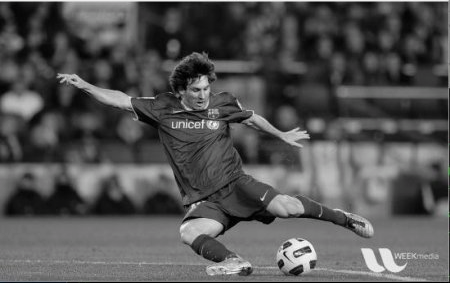
#> input picture messi.png, 450 x 283 px
$ python otsu-binarization.py
#> lines starting #> are read from the running program, lines starting #| are printed output that depends on the picture; after the words box and inside, x2 and y2 are one past the last pixel; in counts of white or black regions, pixels touching at a corner belong together
import cv2
import numpy as np
from matplotlib import pyplot as plt

img = cv2.imread('messi.png',0)
#> img: shape (283, 450); min 0, max 255, mean 83.8

# global thresholding
ret1,th1 = cv2.threshold(img,127,255,cv2.THRESH_BINARY)
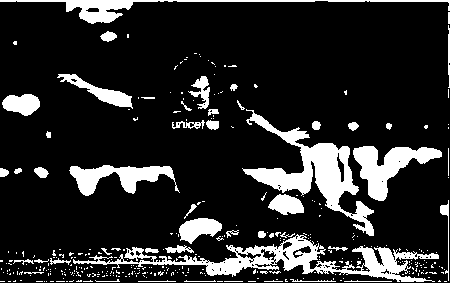
#> th1: shape (283, 450); 15.9% white; 347 white regions (300 under 20 px), largest, box (x1, y1, x2, y2) and area: (73, 234, 439, 282) 4526, (242, 109, 374, 236) 4275, (353, 146, 442, 201) 2089

# Otsu's thresholding
ret2,th2 = cv2.threshold(img,0,255,cv2.THRESH_BINARY+cv2.THRESH_OTSU)
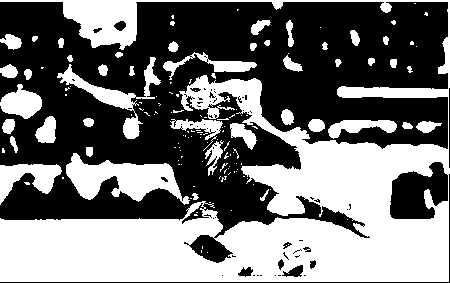
#> th2: shape (283, 450); 45.4% white; 144 white regions (101 under 20 px), largest, box (x1, y1, x2, y2) and area: (0, 0, 450, 282) 44779, (66, 153, 190, 205) 3149, (57, 57, 161, 139) 1645
#> ret2 = 87

# Otsu's thresholding after Gaussian filtering
blur = cv2.GaussianBlur(img,(5,5),0)
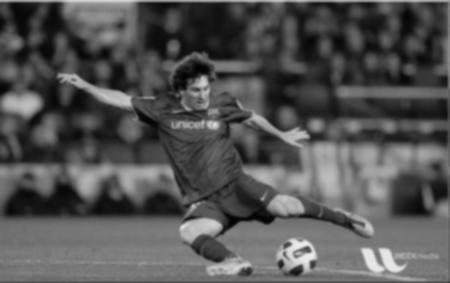
#> blur: shape (283, 450); min 2, max 237, mean 83.9
ret3,th3 = cv2.threshold(blur,0,255,cv2.THRESH_BINARY+cv2.THRESH_OTSU)
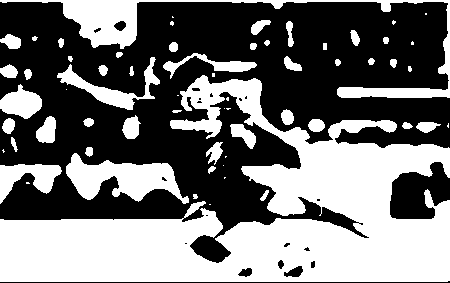
#> th3: shape (283, 450); 45.3% white; 63 white regions (18 under 20 px), largest, box (x1, y1, x2, y2) and area: (0, 75, 450, 282) 41219, (0, 0, 450, 98) 5197, (66, 153, 189, 204) 3173
#> ret3 = 87

# plot all the images and their histograms
images = [img, 0, th1,
          img, 0, th2,
          blur, 0, th3]
titles = ['Original Noisy Image','Histogram','Global Thresholding (v=127)',
          'Original Noisy Image','Histogram',"Otsu's Thresholding",
          'Gaussian filtered Image','Histogram',"Otsu's Thresholding"]

for i in xrange(3):
    plt.subplot(3,3,i*3+1),plt.imshow(images[i*3],'gray')
    plt.title(titles[i*3]), plt.xticks([]), plt.yticks([])
    plt.subplot(3,3,i*3+2),plt.hist(images[i*3].ravel(),256)
    plt.title(titles[i*3+1]), plt.xticks([]), plt.yticks([])
    plt.subplot(3,3,i*3+3),plt.imshow(images[i*3+2],'gray')
    plt.title(titles[i*3+2]), plt.xticks([]), plt.yticks([])
plt.show()
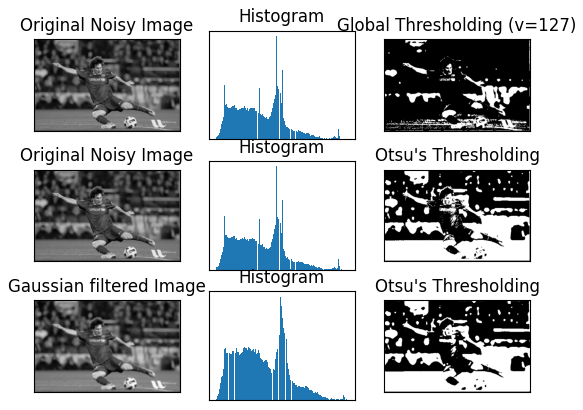
#> figure drawn by matplotlib, 9 panels
'''
Since we are working with bimodal images, Otsu’s algorithm tries to find a threshold value (t) which minimizes the weighted within-class variance given by the relation :

\sigma_w^2(t) = q_1(t)\sigma_1^2(t)+q_2(t)\sigma_2^2(t)

where

q_1(t) = \sum_{i=1}^{t} P(i) \quad \& \quad q_1(t) = \sum_{i=t+1}^{I} P(i)

\mu_1(t) = \sum_{i=1}^{t} \frac{iP(i)}{q_1(t)} \quad \& \quad \mu_2(t) = \sum_{i=t+1}^{I} \frac{iP(i)}{q_2(t)}

\sigma_1^2(t) = \sum_{i=1}^{t} [i-\mu_1(t)]^2 \frac{P(i)}{q_1(t)} \quad \& \quad \sigma_2^2(t) = \sum_{i=t+1}^{I} [i-\mu_1(t)]^2 \frac{P(i)}{q_2(t)}
'''

$ run again, with test-color1.jpg saved as messi.png
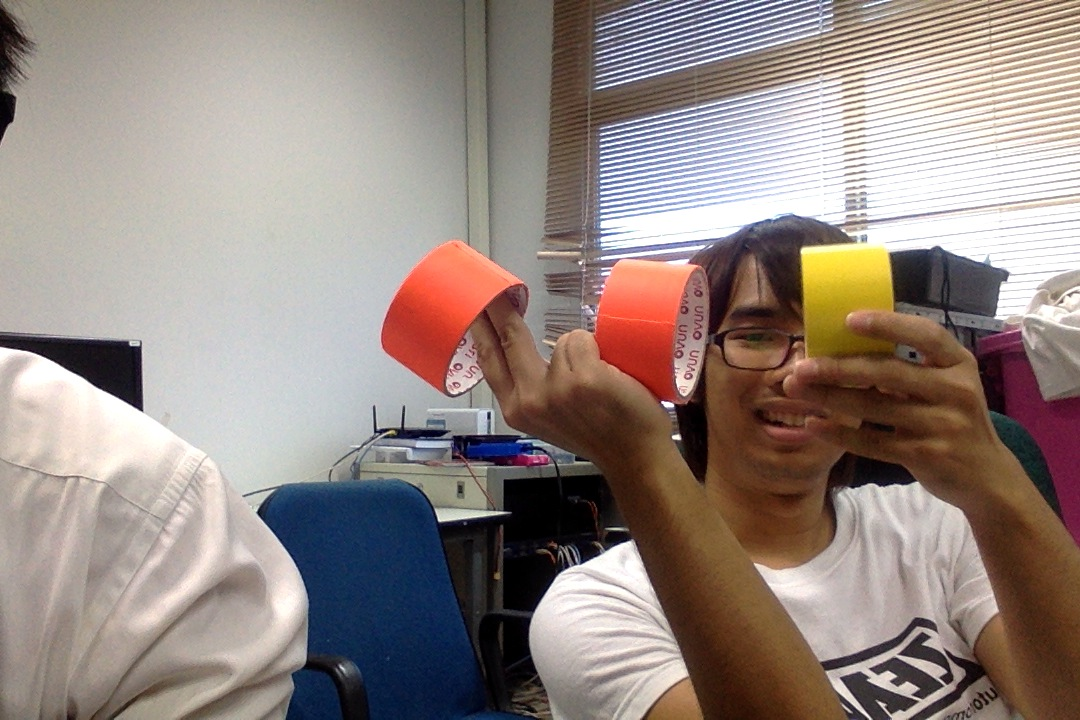
#> input picture test-color1.jpg, 1080 x 720 px
#> `ret1,th1 = cv2.threshold(img,127,255,cv2.THRESH_BINARY)`:
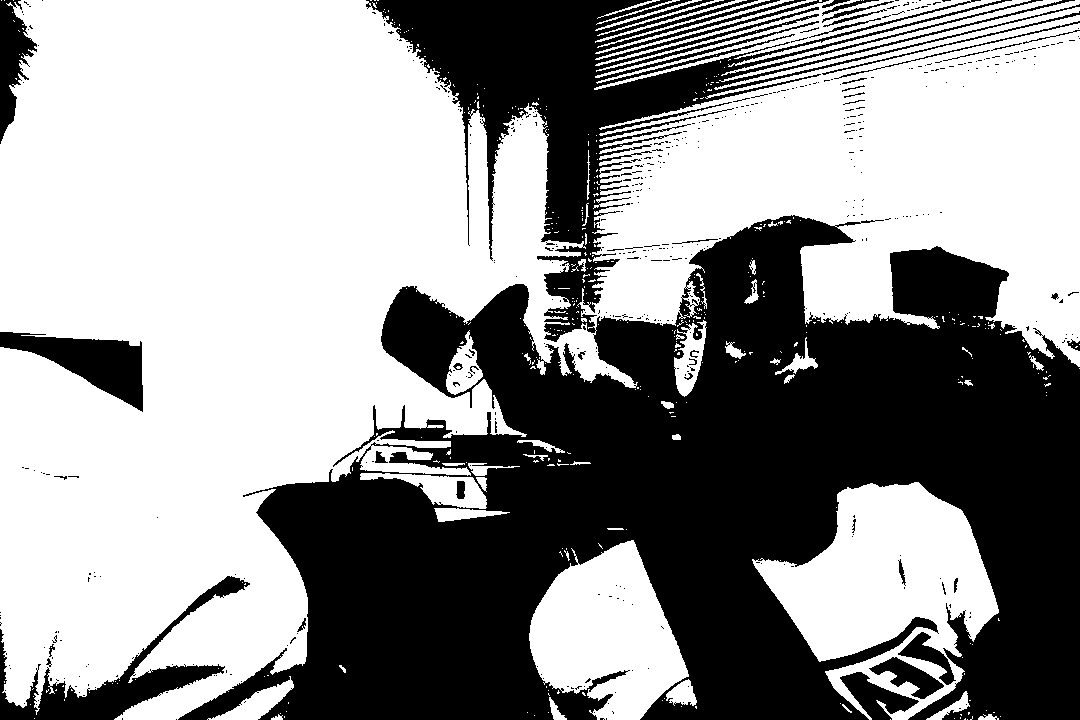
#> th1: shape (720, 1080); 58.5% white; 497 black regions (454 under 20 px), largest, box (x1, y1, x2, y2) and area: (178, 0, 1080, 720) 299679, (0, 576, 250, 720) 7185, (0, 332, 143, 412) 5120
#> th2: shape (720, 1080); 58.2% white; 497 black regions (450 under 20 px), largest, box (x1, y1, x2, y2) and area: (178, 0, 1080, 720) 301411, (0, 576, 250, 720) 7430, (0, 332, 143, 412) 5124
#> ret2 = 128
#> `ret3,th3 = cv2.threshold(blur,0,255,cv2.THRESH_BINARY+cv2.THRESH_OTSU)`:
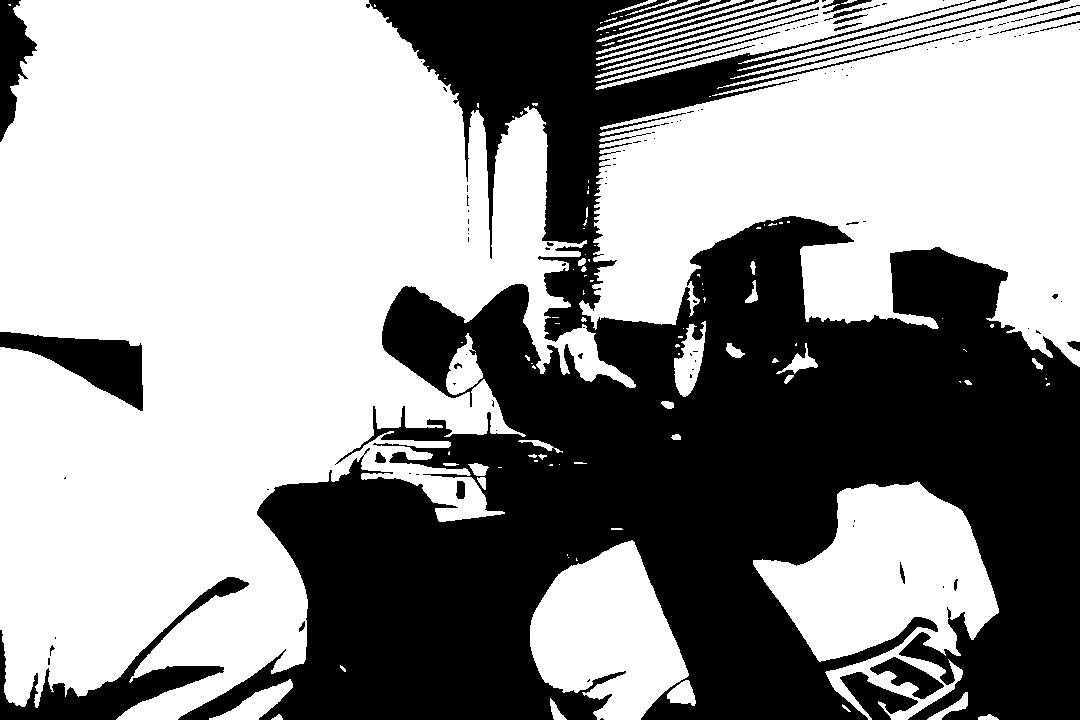
#> th3: shape (720, 1080); 59% white; 118 black regions (94 under 20 px), largest, box (x1, y1, x2, y2) and area: (178, 0, 1080, 720) 298900, (0, 577, 249, 720) 7262, (0, 332, 143, 411) 5109
#> ret3 = 127

$ run again, with test-color3.jpg saved as messi.png
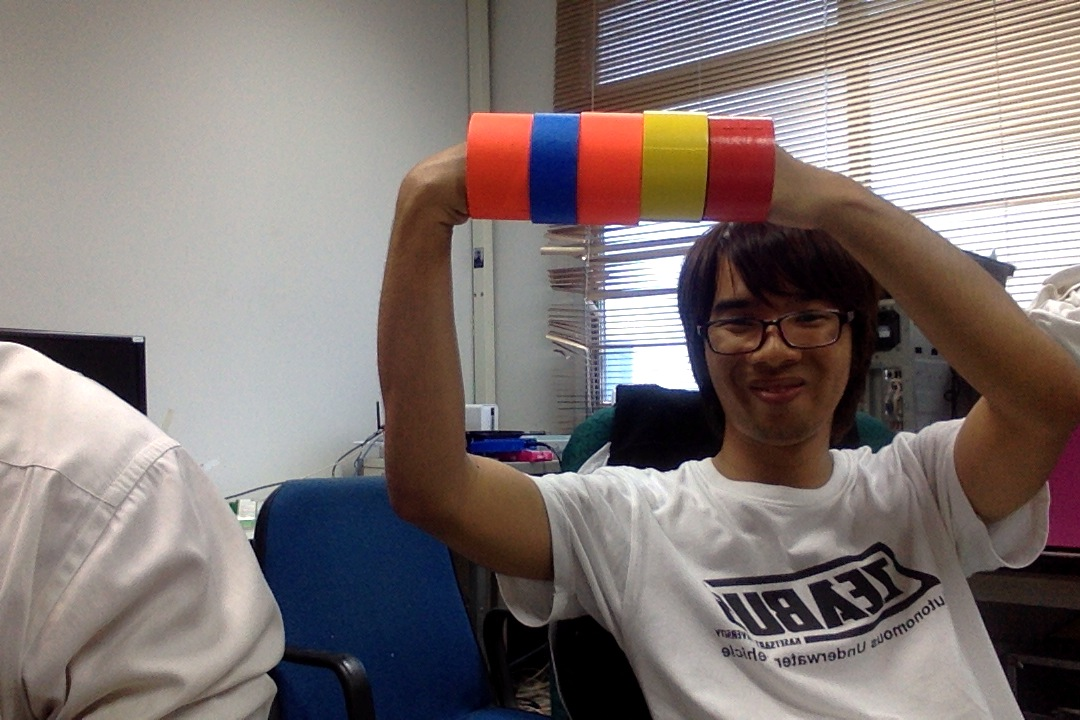
#> input picture test-color3.jpg, 1080 x 720 px
#> `ret1,th1 = cv2.threshold(img,127,255,cv2.THRESH_BINARY)`:
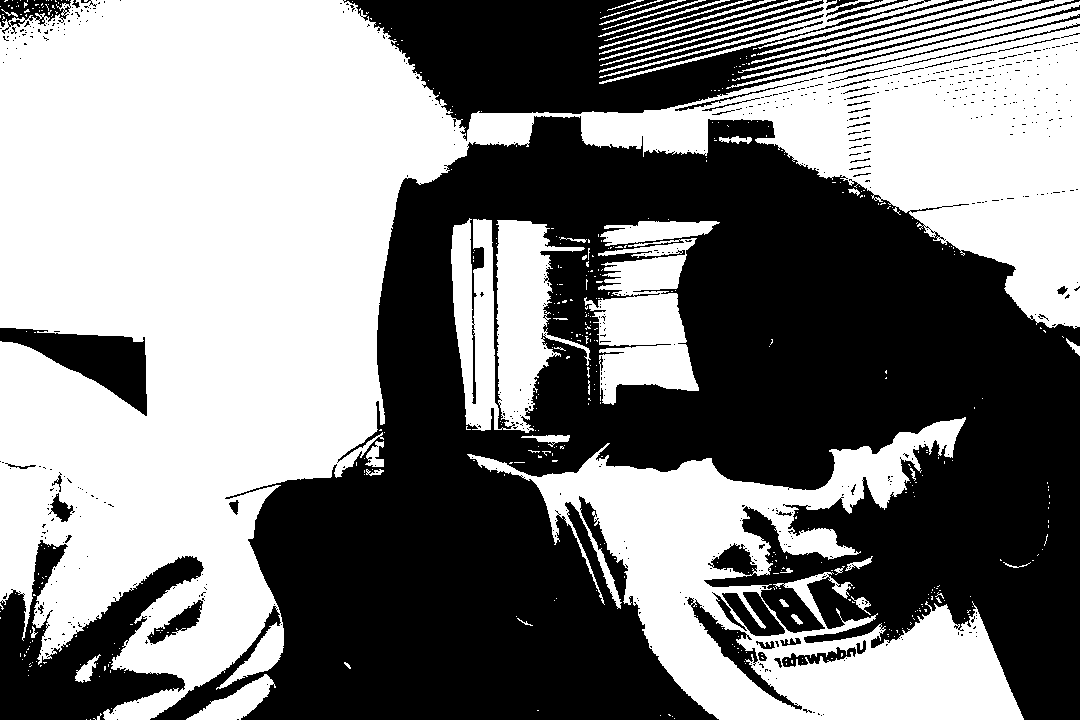
#> th1: shape (720, 1080); 51.3% white; 623 black regions (573 under 20 px), largest, box (x1, y1, x2, y2) and area: (150, 116, 1080, 720) 307111, (343, 0, 1080, 141) 40215, (0, 540, 204, 720) 16070
#> th2: shape (720, 1080); 56.6% white; 576 black regions (518 under 20 px), largest, box (x1, y1, x2, y2) and area: (154, 117, 1080, 720) 279199, (384, 0, 1080, 126) 32607, (0, 559, 200, 720) 9819
#> ret2 = 113
#> `ret3,th3 = cv2.threshold(blur,0,255,cv2.THRESH_BINARY+cv2.THRESH_OTSU)`:
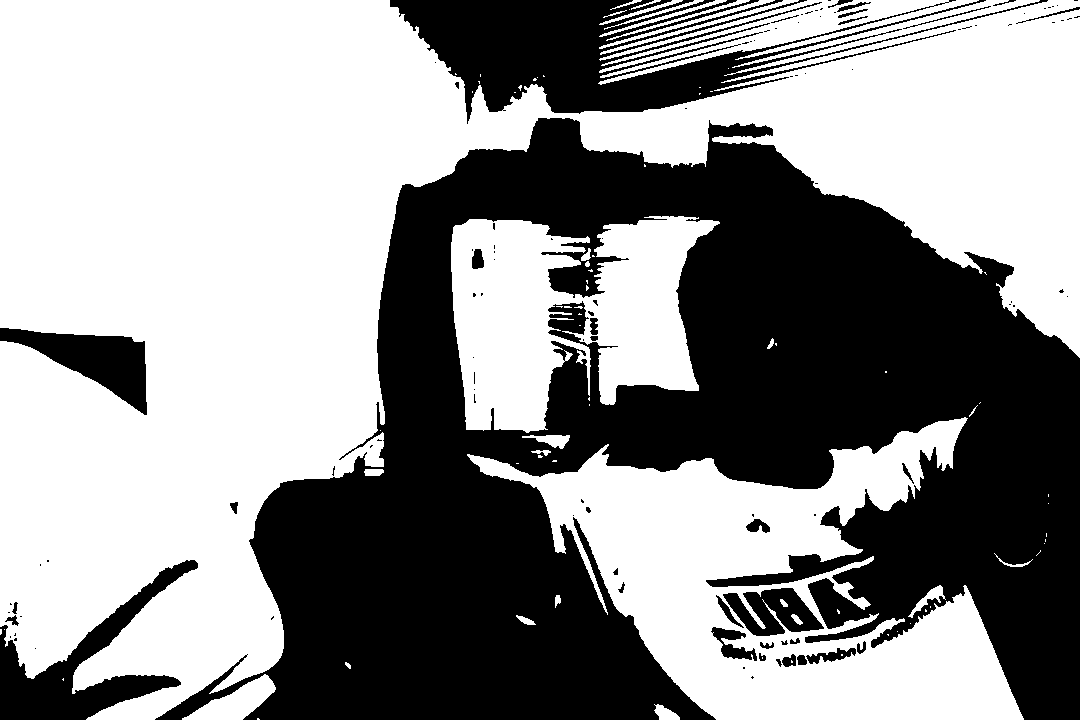
#> th3: shape (720, 1080); 57.5% white; 110 black regions (74 under 20 px), largest, box (x1, y1, x2, y2) and area: (155, 118, 1080, 720) 280287, (390, 0, 1048, 124) 29565, (0, 560, 198, 720) 9309
#> ret3 = 112
